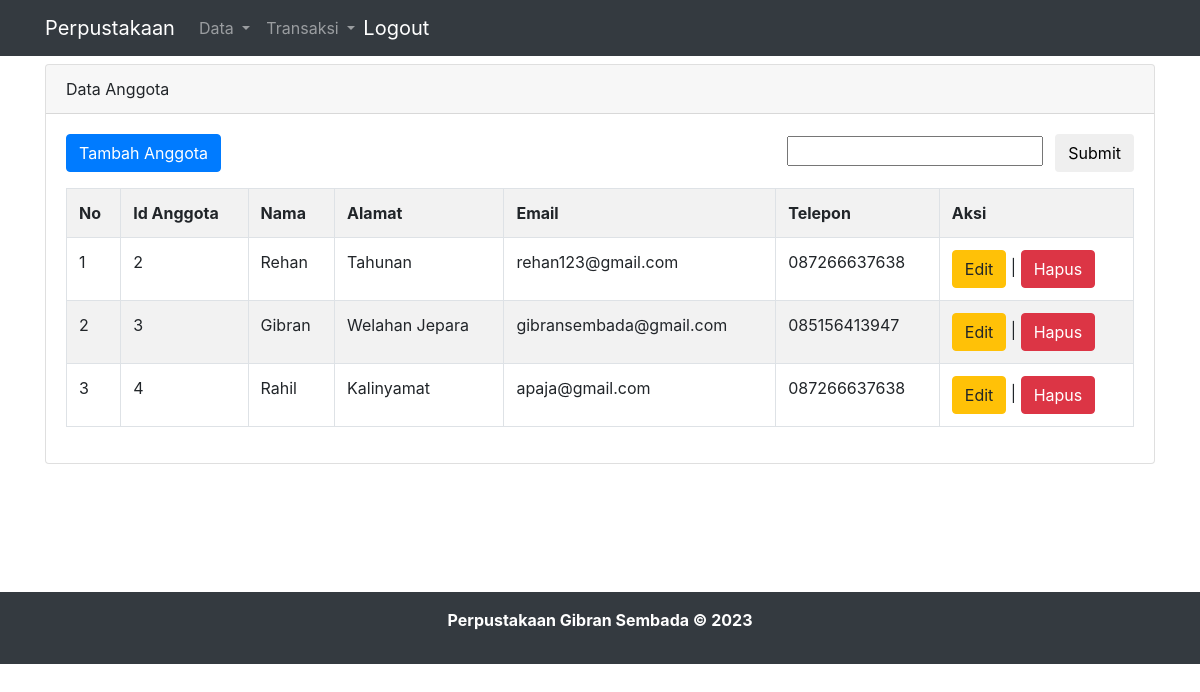
Screenshot of /anggota.php (signed in) with the database file from the repository.
### tables this page shows
CREATE TABLE `anggota` (
  `anggota_id` int NOT NULL AUTO_INCREMENT,
  `nama` varchar(100) NOT NULL,
  `alamat` varchar(100) NOT NULL,
  `email` varchar(100) NOT NULL,
  `telepon` varchar(20) NOT NULL,
  PRIMARY KEY (`anggota_id`)
);

### anggota.php (the view, shortened to what this page needs)
<?php
include "header.php";
?>
<div class="container">
  <div class="row">
    <div class="col-lg-12 mt-2" style=min-height:480px;">
      <div class="card">
        <div class="card-header">
          Data Anggota
        </div>
        <div class="card-body">
          <div class="row">
            <div class="col">
              <a href="tambah_anggota.php" class="btn btn-primary">Tambah Anggota</a>
            </div>
            <div class="col">
              <from action="" class="from-inline float-right">
                <input type="text" class="from-control">
                <input type="submit" class="btn btn-primar ml-2">
              </from>
            </div>
          </div>
          <div class="row mt-3">
            <div class="col">
              <?php
              include 'koneksi.php';
              $sql = "SELECT * FROM anggota";
              $result = $mysqli->query($sql);
              $no = 1;
              if ($result->num_rows > 0) {
                echo "<table class='table table-bordered table-striped'>";
                echo "<tr>
                      <th>No</th>
                      <th>Id Anggota</th>
                      <th>Nama</th>
                      <th>Alamat</th>
                      <th>Email</th>
                      <th>Telepon</th>
                      <th>Aksi</th>
                      </tr>";
                while ($row = $result->fetch_assoc()) {
                  echo "<tr>";
                  echo "<td>" . $no++ . "</td>";
                  echo "<td>" . $row["anggota_id"] . "</td>";
                  echo "<td>" . $row["nama"] . "</td>";
                  echo "<td>" . $row["alamat"] . "</td>";
                  echo "<td>" . $row["email"] . "</td>";
                  echo "<td>" . $row["telepon"] . "</td>";
                  echo "<td><a href='edit_anggota.php?anggota_id=" . $row["anggota_id"] . "' class='btn btn-warning'>Edit</a> | <a href='hapus_anggota.php?anggota_id=" . $row["anggota_id"] . "' class='btn btn-danger'>Hapus</a></td>";
                  echo "</tr>";
                }
                echo "</table>";
              } else {
                echo "Tidak ada data anggota.";
              }
              ?>
            </div>
          </div>
        </div>
      </div>
    </div>
  </div>
</div>
<?php
include "footer.php";
?>

### rows the page displays
anggota: anggota_id "2", nama "Rehan", alamat "Tahunan", email "rehan123@gmail.com", telepon "087266637638"
anggota: anggota_id "3", nama "Gibran", alamat "Welahan Jepara", email "gibransembada@gmail.com", telepon "085156413947"
anggota: anggota_id "4", nama "Rahil", alamat "Kalinyamat", email "apaja@gmail.com", telepon "087266637638"
